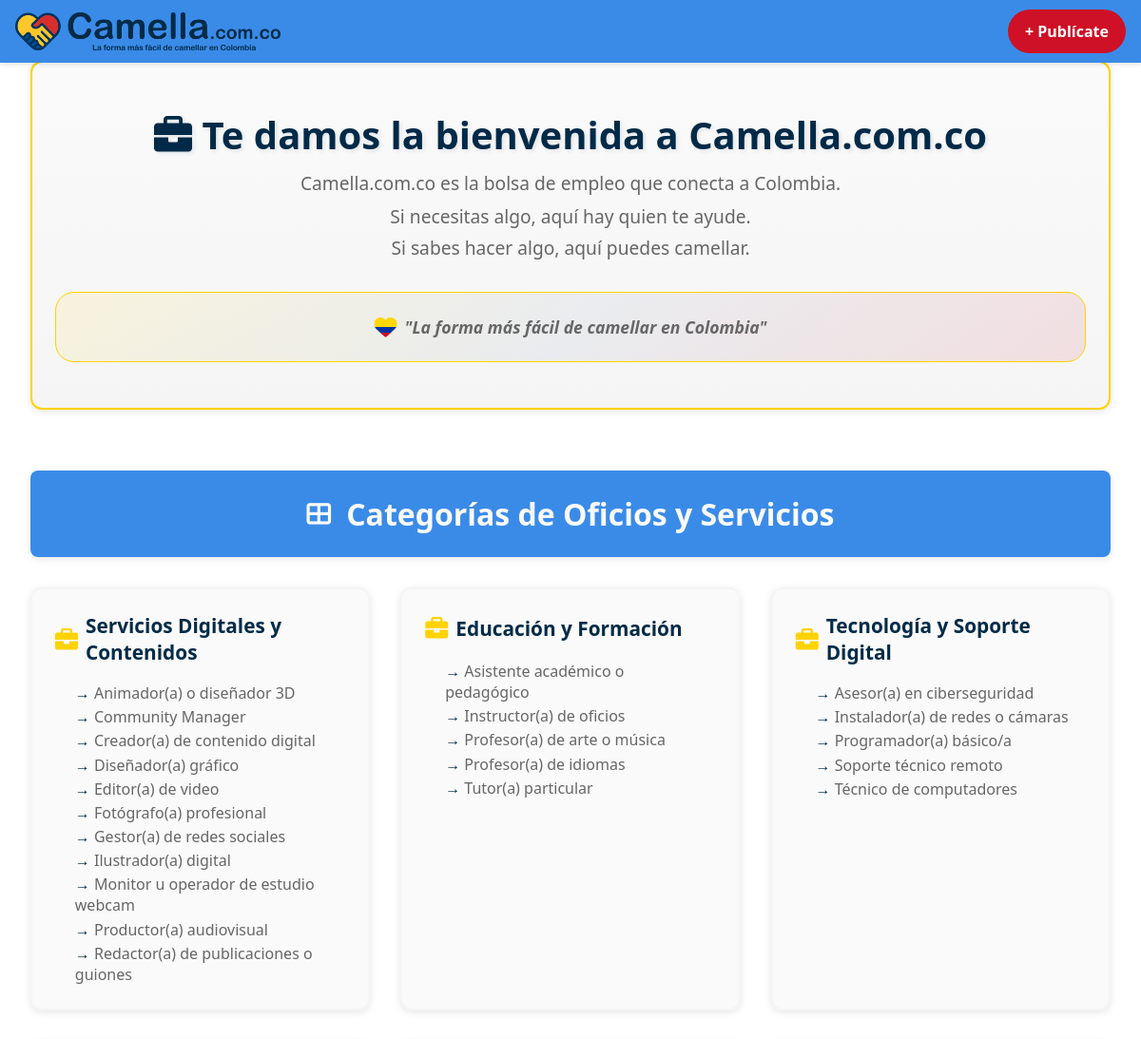
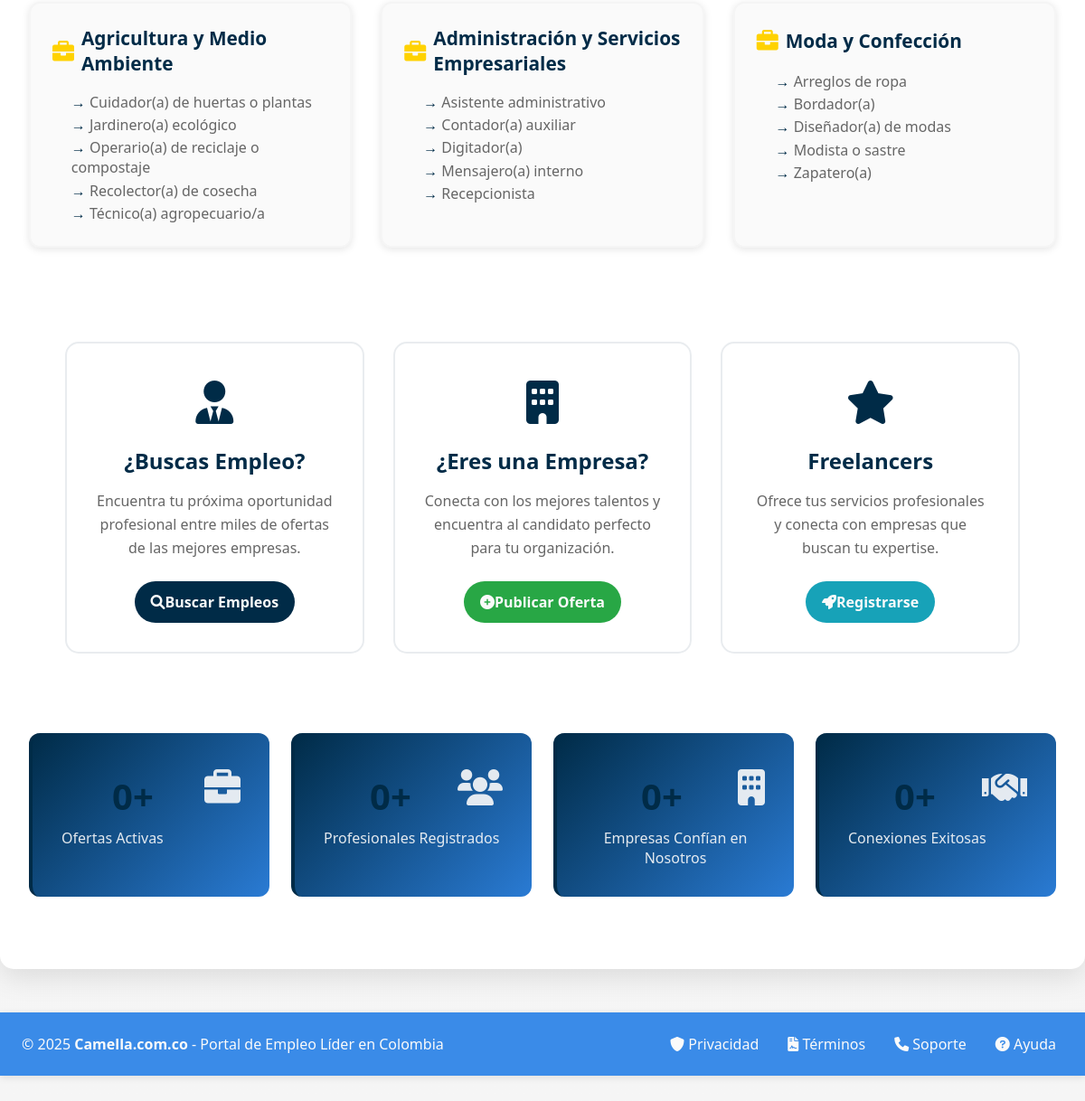
The page / on the database its author committed (2 pictures, top to bottom).
### tables this page shows
CREATE TABLE categorias (
  id INT AUTO_INCREMENT PRIMARY KEY,
  nombre VARCHAR(100) NOT NULL,
  descripcion TEXT DEFAULT NULL,
  activo TINYINT(1) DEFAULT 1
);

CREATE TABLE oficios (
  id INT AUTO_INCREMENT PRIMARY KEY,
  titulo VARCHAR(100) NOT NULL,
  descripcion TEXT DEFAULT NULL,
  activo TINYINT(1) DEFAULT 1,
  categoria_id INT NOT NULL,
  FOREIGN KEY (categoria_id) REFERENCES categorias(id)
);

### config/database.php (called while the page is built, shortened)
<?php
function getPDO(): PDO {
    $charset = defined('DB_CHARSET') ? DB_CHARSET : 'utf8mb4';
    $dsn = 'mysql:host=' . DB_HOST . ';dbname=' . DB_NAME . ';charset=' . $charset;
    $options = defined('PDO_OPTIONS') ? PDO_OPTIONS : [
        PDO::ATTR_ERRMODE            => PDO::ERRMODE_EXCEPTION,
        PDO::ATTR_DEFAULT_FETCH_MODE => PDO::FETCH_ASSOC,
        PDO::ATTR_EMULATE_PREPARES   => false,
        PDO::MYSQL_ATTR_INIT_COMMAND => "SET NAMES utf8mb4 COLLATE utf8mb4_unicode_ci"
    ];
    try {
        $pdo = new PDO($dsn, DB_USER, DB_PASS, $options);
        return $pdo;
    } catch (PDOException $e) {
        error_log("❌ Error PDO: " . $e->getMessage());
        throw new PDOException('Error conectando a BD: ' . $e->getMessage());
    }
}
?>

### models/Categorias.php (called while the page is built, shortened)
<?php
class Categorias extends BaseModel
{
    protected $pdo;
    public function __construct() {
        try {
            require_once __DIR__ . '/../config/database.php';
            $this->pdo = getPDO();
        } catch (Exception $e) {
            error_log("Error conectando BD en Categorias: " . $e->getMessage());
            $this->pdo = null;
        }
    }
    public function obtenerCategoriasConOficios(): array
    {
        $sql = "
            SELECT
                c.id,
                c.nombre,
                c.descripcion,
                c.activo,
                COALESCE(COUNT(o.id), 0) AS total_oficios
            FROM categorias c
            LEFT JOIN oficios o
                ON o.categoria_id = c.id
               AND o.activo = 1
            WHERE c.activo = 1
            GROUP BY c.id, c.nombre, c.descripcion, c.activo
            ORDER BY c.id ASC
        ";
        try {
            $stmt = $this->pdo->prepare($sql);
            $stmt->execute();
            return $stmt->fetchAll(\PDO::FETCH_ASSOC) ?: [];
        } catch (Exception $e) {
            error_log("Error obteniendo categorías: " . $e->getMessage());
            return [];
        }
    }
    public function obtenerOficiosPorCategoria(int $categoriaId): array
    {
        $sql = "
            SELECT id, titulo
            FROM oficios
            WHERE categoria_id = :categoria_id
              AND activo = 1
            ORDER BY titulo ASC
        ";
        try {
            $stmt = $this->pdo->prepare($sql);
            $stmt->execute([':categoria_id' => $categoriaId]);
            return $stmt->fetchAll(\PDO::FETCH_ASSOC) ?: [];
        } catch (Exception $e) {
            error_log("Error obteniendo oficios: " . $e->getMessage());
            return [];
        }
    }
}
?>

### views/home.php (the view, shortened to what this page needs)
<?php
$categorias = [];
try {
    $projectRoot = realpath(__DIR__ . '/..');
    $modelPath = $projectRoot . '/models/Categorias.php';
    if (file_exists($modelPath)) {
        $categoriasModel = new Categorias();
        $categoriasDB = $categoriasModel->obtenerCategoriasConOficios();
        if (is_array($categoriasDB) && !empty($categoriasDB)) {
            $categorias = $categoriasDB;
            if (isset($categoriasModel) && is_array($categorias)) {
                foreach ($categorias as &$cat) {
                    $cat['oficios'] = $categoriasModel->obtenerOficiosPorCategoria((int)$cat['id']);
                }
            }
        } else {
            echo "";
        }
    }
} catch (Exception $e) {
    echo "";
    echo "";
    echo "";
    error_log("Error cargando categorías dinámicas: " . $e->getMessage());
    $categorias = [];
}
?>
<div class="home-hero">
    <h1 class="page-title text-azul" style="margin-bottom: 10px;">
        <i class="fas fa-briefcase"></i>
        Te damos la bienvenida a Camella.com.co
    </h1>
    <p class="page-subtitle" style="margin-bottom: 6px; line-height: 1.5;">
        Camella.com.co es la bolsa de empleo que conecta a Colombia.
    </p>
    <p class="page-subtitle" style="margin-bottom: 4px; line-height: 1.5;">
        Si necesitas algo, aquí hay quien te ayude.
    </p>
    <p class="page-subtitle" style="margin-bottom: 10px; line-height: 1.5;">
        Si sabes hacer algo, aquí puedes camellar.
    </p>
    <div class="lema-container">
        <p class="lema-camella">
            <i class="fas fa-heart heart-colombia"></i>
            "La forma más fácil de camellar en Colombia"
        </p>
    </div>
</div>
<section class="categories-section">
    <h2 class="section-title text-azul">
        <i class="fas fa-th-large"></i>
        Categorías de Oficios y Servicios
    </h2>
    <div class="categories-tree">
        <?php if (!empty($categorias)): ?>
            <?php foreach ($categorias as $categoria): ?>
                <div class="category-card" data-categoria-id="<?= $categoria['id'] ?>">
                    <h3 class="category-title">
                        <span class="category-icon"><i class="<?= htmlspecialchars($categoria['icono']) ?>"></i></span>
                        <?= htmlspecialchars($categoria['nombre']) ?>
                    </h3>
                    <?php if (!empty($categoria['oficios'])): ?>
                        <ul class="subcategories">
                            <?php foreach ($categoria['oficios'] as $oficio): ?>
                                <li class="oficio-item" data-oficio-id="<?= $oficio['id'] ?>"><?= htmlspecialchars($oficio['titulo']) ?></li>
                            <?php endforeach; ?>
                        </ul>
                    <?php else: ?>
                        <ul class="subcategories">
                            <li style="font-style: italic; color: #999;">No hay oficios registrados</li>
                        </ul>
                    <?php endif; ?>
                </div>
            <?php endforeach; ?>
        <?php endif; ?>
    </div>
</section>
<section class="cta-section">
    <div class="cta-grid">
        <div class="cta-card">
            <div class="cta-icon"><i class="fas fa-user-tie"></i></div>
            <h3>¿Buscas Empleo?</h3>
            <p>Encuentra tu próxima oportunidad profesional entre miles de ofertas de las mejores empresas.</p>
            <a href="index.php?view=buscar-empleo" class="btn btn-primary">
                <i class="fas fa-search"></i> Buscar Empleos
            </a>
        </div>
        <div class="cta-card">
            <div class="cta-icon"><i class="fas fa-building"></i></div>
            <h3>¿Eres una Empresa?</h3>
            <p>Conecta con los mejores talentos y encuentra al candidato perfecto para tu organización.</p>
            <a href="index.php?view=publicar-oferta" class="btn btn-success">
                <i class="fas fa-plus-circle"></i> Publicar Oferta
            </a>
        </div>
        <div class="cta-card">
            <div class="cta-icon"><i class="fas fa-star"></i></div>
            <h3>Freelancers</h3>
            <p>Ofrece tus servicios profesionales y conecta con empresas que buscan tu expertise.</p>
            <a href="index.php?view=registro" class="btn btn-info">
                <i class="fas fa-rocket"></i> Registrarse
            </a>
        </div>
    </div>
</section>
<section class="stats-section">
    <div class="stats-grid">
        <div class="stat-card">
            <div class="stat-icon">
                <i class="fas fa-briefcase"></i>
            </div>
            <div class="stat-number">
                <span class="counter" data-target="1250">0</span>+
            </div>
            <div class="stat-label">Ofertas Activas</div>
        </div>
        <div class="stat-card">
            <div class="stat-icon">
                <i class="fas fa-users"></i>
            </div>
            <div class="stat-number">
                <span class="counter" data-target="3500">0</span>+
            </div>
            <div class="stat-label">Profesionales Registrados</div>
        </div>
        <div class="stat-card">
            <div class="stat-icon">
                <i class="fas fa-building"></i>
            </div>
            <div class="stat-number">
                <span class="counter" data-target="890">0</span>+
            </div>
            <div class="stat-label">Empresas Confían en Nosotros</div>
        </div>
        <div class="stat-card">
            <div class="stat-icon">
                <i class="fas fa-handshake"></i>
            </div>
            <div class="stat-number">
                <span class="counter" data-target="2100">0</span>+
            </div>
            <div class="stat-label">Conexiones Exitosas</div>
        </div>
    </div>
</section>

### partials/header.php (shortened to what this page needs)
<?php
function getCacheBuster($filepath) {
    $manualVersion = '2.3';
    $fullPath = APP_ROOT . '/' . ltrim($filepath, '/');
    if (file_exists($fullPath)) {
        return '?v=' . $manualVersion . '.' . filemtime($fullPath);
    }
    return '?v=' . $manualVersion . '.' . time();
}
$archivoActual = basename($_SERVER['PHP_SELF']);
$esDashboard = (strpos($archivoActual, 'dashboard') !== false);
?>
<!DOCTYPE html>
<html lang="es">
<head>
    <link rel="stylesheet" href="assets/css/colors.css<?= getCacheBuster('assets/css/colors.css'); ?>">
    <link rel="stylesheet" href="assets/css/style.css<?= getCacheBuster('assets/css/style.css'); ?>">
    <link rel="stylesheet" href="assets/css/header.css<?= getCacheBuster('assets/css/header.css'); ?>">
    <link rel="stylesheet" href="assets/css/bloques.css<?= getCacheBuster('assets/css/bloques.css'); ?>">
    <link rel="stylesheet" href="https://cdnjs.cloudflare.com/ajax/libs/font-awesome/6.0.0/css/all.min.css">
</head>
<body>
    <header class="site-header">
        <div class="header-container">
            <a href="index.php" class="logo" aria-label="Ir a inicio">
                <img src="assets/images/logo/logo_horizontal.png" alt="Camella Logo">
            </a>
            <nav class="header-actions" aria-label="Acciones">
                <?php if (isset($_SESSION['usuario']) && !empty($_SESSION['usuario'])): ?>
                    <?php if ($esDashboard): ?>
                        <a href="<?= app_url('logout.php') ?>" class="btn btn-logout" title="Cerrar sesión">
                            <i class="fas fa-sign-out-alt"></i> Salir
                        </a>
                    <?php else: ?>
                        <?php
                        $rol = $_SESSION['role'] ?? 'publicante';
                        $paneles = [
                            'admin' => 'views/admin/dashboard.php',
                            'promotor' => 'views/promotor/dashboard.php',
                            'publicante' => 'views/publicante/dashboard.php'
                        ];
                        $urlPublicar = app_url($paneles[$rol] ?? 'views/publicante/dashboard.php') . '#crear-anuncio';
                        ?>
                        <a href="<?= $urlPublicar ?>" class="btn btn-publish">+ Publícate</a>
                        <a href="<?= app_url('logout.php') ?>" class="btn btn-logout" title="Cerrar sesión">
                            <i class="fas fa-sign-out-alt"></i> Salir
                        </a>
                    <?php endif; ?>
                <?php else: ?>
                    <?php if (!$esDashboard): ?>
                        <a href="index.php?view=loginPhone" class="btn btn-publish">+ Publícate</a>
                    <?php endif; ?>
                <?php endif; ?>
            </nav>
        </div>
    </header>
    <main class="main-content">

### index.php (shortened to what this page needs)
<?php
$view = isset($_GET['view']) ? sanitize_input($_GET['view']) : 'home';
$viewPath = 'views/' . $view . '.php';
include 'partials/header.php';
if (file_exists($viewPath)) {
    include $viewPath;
}
include 'partials/footer.php';
?>

### partials/footer.php (shortened to what this page needs)
    </main>
    <footer class="main-footer">
        <div class="footer-content">
            <div class="footer-info">
                <p>&copy; <?php echo date('Y'); ?> <strong>Camella.com.co</strong> - Portal de Empleo Líder en Colombia</p>
            </div>
            <nav class="footer-nav">
                <ul class="footer-links">
                    <li><a href="index.php?view=privacidad"><i class="fas fa-shield-alt"></i> Privacidad</a></li>
                    <li><a href="index.php?view=terminos"><i class="fas fa-file-contract"></i> Términos</a></li>
                    <li><a href="index.php?view=contacto"><i class="fas fa-phone"></i> Soporte</a></li>
                    <li><a href="index.php?view=ayuda"><i class="fas fa-question-circle"></i> Ayuda</a></li>
                </ul>
            </nav>
        </div>
    </footer>
</body>
</html>

### assets/css/colors.css (style rules this page uses)
:root { --color-azul: #002b47; --color-amarillo: #FFD200; --color-rojo: #CE1126; --color-blanco: #FAFAFA; --color-gris: #666666; --gris-claro: #F5F5F5; --success: #28A745; --shadow-color: rgba(0, 0, 0, 0.1); --azul-fondo: #3a8be8; --azul-oscuro: #1a365d; --amarillo-colombia: #FFD200; --rojo-colombia: #CE1126; --gradiente-header: linear-gradient(135deg, var(--color-azul), #2a7bd4); --gradiente-fondo: linear-gradient(to bottom, var(--color-blanco), var(--gris-claro)); --sombra-suave: 0 2px 8px var(--shadow-color); --font-principal: 'Segoe UI', 'Roboto', 'Oxygen', 'Ubuntu', 'Cantarell', sans-serif; --font-secundaria: 'Georgia', 'Times New Roman', serif; --spacing-xs: 0.25rem; --spacing-sm: 0.5rem; --spacing-md: 1rem; --spacing-lg: 1.5rem; --spacing-xl: 2rem; --spacing-xxl: 3rem; --border-radius-sm: 4px; --border-radius-md: 8px; --border-radius-lg: 12px; --border-radius-xl: 20px; --border-radius-full: 50%; --transition-fast: 0.15s ease; --transition-normal: 0.3s ease; --transition-slow: 0.5s ease; }
.text-azul { color: var(--color-azul) !important; }
.heart-colombia { color: var(--color-amarillo); }
.btn-primary { background: var(--color-azul); color: var(--color-blanco); border: none; }

### assets/css/header.css (style rules this page uses)
html, body { margin:0; padding:0; box-sizing:border-box; overflow-x:hidden; }
*, *::before, *::after { box-sizing:inherit; }
:root { --camella-azul: #3a8be8; --camella-rojo: #CE1126; --camella-blanco: #fff; --camella-texto: #002b47; }
.site-header { background:var(--camella-azul); position:fixed; top:0; left:0; width:100%; z-index:1030; box-shadow: 0 2px 5px rgba(0,0,0,0.1); }
.header-container { max-width:1200px; margin:0 auto; padding:10px 16px; display:flex; align-items:center; justify-content:space-between; gap:12px; min-width:0; width:100%; }
.logo { display: inline-flex; align-items: center; text-decoration: none; }
.logo img { height: 40px; width: auto; }
.header-actions { display:flex; align-items:center; gap:10px; flex-wrap:nowrap; }
.btn { position:static; display:inline-flex; align-items:center; justify-content:center; border-radius:9999px; border:2px solid transparent; padding:10px 16px; font-weight:600; white-space:nowrap; text-decoration: none; }
.btn-publish { background:var(--camella-rojo); color:var(--camella-blanco); }
body { padding-top:0 !important; }
.site-header * { max-width:100%; }
.site-header .btn, .site-header .btn-login, .site-header .btn-publish { position: static !important; }

### assets/css/bloques.css (style rules this page uses)
.stat-card { background: white; padding: 25px; border-radius: var(--border-radius); box-shadow: var(--shadow-card); border-left: 4px solid var(--color-azul); transition: transform 0.2s ease, box-shadow 0.2s ease; }
.stat-number { font-size: 36px; font-weight: 700; color: var(--color-azul); margin: 10px 0; }
.stat-icon { float: right; font-size: 40px; opacity: 0.2; }
.cta-section { margin: 30px 0; background: linear-gradient(135deg, rgba(var(--color-verde-rgb), 0.1), rgba(var(--color-azul-rgb), 0.1)); border-radius: var(--border-radius); padding: 40px; text-align: center; }
.cta-icon { font-size: 60px; color: var(--color-verde); margin-bottom: 20px; }
.cta-section h3 { color: var(--color-azul); margin-bottom: 10px; }
.cta-section p { color: var(--color-gris-oscuro); margin-bottom: 20px; }
.stats-grid { display: grid; grid-template-columns: repeat(auto-fit, minmax(300px, 1fr)); gap: 1.5rem; }
.stat-label { display: flex; align-items: center; gap: 0.5rem; color: var(--color-gris-oscuro); font-size: 0.9rem; }

### rows shown on the page
categorias: nombre "Servicios Digitales y Contenidos"
oficios: titulo "Animador(a) o diseñador 3D"
oficios: titulo "Community Manager"
oficios: titulo "Creador(a) de contenido digital"
oficios: titulo "Diseñador(a) gráfico"
oficios: titulo "Editor(a) de video"
oficios: titulo "Fotógrafo(a) profesional"
oficios: titulo "Gestor(a) de redes sociales"
oficios: titulo "Ilustrador(a) digital"
oficios: titulo "Monitor u operador de estudio webcam"
oficios: titulo "Productor(a) audiovisual"
oficios: titulo "Redactor(a) de publicaciones o guiones"
categorias: nombre "Educación y Formación"
oficios: titulo "Asistente académico o pedagógico"
oficios: titulo "Instructor(a) de oficios"
oficios: titulo "Profesor(a) de arte o música"
oficios: titulo "Profesor(a) de idiomas"
oficios: titulo "Tutor(a) particular"
categorias: nombre "Tecnología y Soporte Digital"
oficios: titulo "Asesor(a) en ciberseguridad"
oficios: titulo "Instalador(a) de redes o cámaras"
oficios: titulo "Programador(a) básico/a"
oficios: titulo "Soporte técnico remoto"
oficios: titulo "Técnico de computadores"
categorias: nombre "Agricultura y Medio Ambiente"
oficios: titulo "Cuidador(a) de huertas o plantas"
oficios: titulo "Jardinero(a) ecológico"
oficios: titulo "Operario(a) de reciclaje o compostaje"
oficios: titulo "Recolector(a) de cosecha"
oficios: titulo "Técnico(a) agropecuario/a"
categorias: nombre "Administración y Servicios Empresariales"
oficios: titulo "Asistente administrativo"
oficios: titulo "Contador(a) auxiliar"
oficios: titulo "Digitador(a)"
oficios: titulo "Mensajero(a) interno"
oficios: titulo "Recepcionista"
categorias: nombre "Moda y Confección"
oficios: titulo "Arreglos de ropa"
oficios: titulo "Bordador(a)"
oficios: titulo "Diseñador(a) de modas"
oficios: titulo "Modista o sastre"
oficios: titulo "Zapatero(a)"
